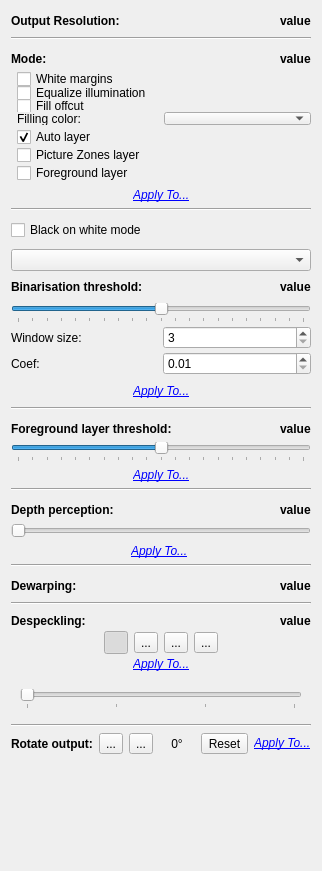
<?xml version="1.0" encoding="UTF-8"?>
<ui version="4.0">
 <class>OutputOptionsWidget</class>
 <widget class="QWidget" name="OutputOptionsWidget">
  <property name="geometry">
   <rect>
    <x>0</x>
    <y>0</y>
    <width>279</width>
    <height>871</height>
   </rect>
  </property>
  <property name="windowTitle">
   <string notr="true">Form</string>
  </property>
  <layout class="QVBoxLayout" name="verticalLayout_8">
   <item>
    <layout class="QHBoxLayout" name="horizontalLayout_15">
     <item>
      <widget class="QLabel" name="dpiLabel">
       <property name="font">
        <font>
         <weight>75</weight>
         <bold>true</bold>
        </font>
       </property>
       <property name="contextMenuPolicy">
        <enum>Qt::NoContextMenu</enum>
       </property>
       <property name="text">
        <string>Output Resolution:</string>
       </property>
       <property name="textFormat">
        <enum>Qt::RichText</enum>
       </property>
      </widget>
     </item>
     <item>
      <spacer name="horizontalSpacer_2">
       <property name="orientation">
        <enum>Qt::Horizontal</enum>
       </property>
       <property name="sizeHint" stdset="0">
        <size>
         <width>40</width>
         <height>20</height>
        </size>
       </property>
      </spacer>
     </item>
     <item>
      <widget class="QLabel" name="dpiValue">
       <property name="font">
        <font>
         <weight>75</weight>
         <bold>true</bold>
        </font>
       </property>
       <property name="text">
        <string notr="true">value</string>
       </property>
      </widget>
     </item>
    </layout>
   </item>
   <item>
    <widget class="Line" name="line_2">
     <property name="orientation">
      <enum>Qt::Horizontal</enum>
     </property>
    </widget>
   </item>
   <item>
    <widget class="QWidget" name="modePanel" native="true">
     <property name="sizePolicy">
      <sizepolicy hsizetype="Preferred" vsizetype="Preferred">
       <horstretch>0</horstretch>
       <verstretch>0</verstretch>
      </sizepolicy>
     </property>
     <property name="minimumSize">
      <size>
       <width>0</width>
       <height>168</height>
      </size>
     </property>
     <property name="maximumSize">
      <size>
       <width>16777215</width>
       <height>168</height>
      </size>
     </property>
     <layout class="QVBoxLayout" name="verticalLayout_6">
      <property name="spacing">
       <number>3</number>
      </property>
      <property name="leftMargin">
       <number>0</number>
      </property>
      <property name="topMargin">
       <number>3</number>
      </property>
      <property name="rightMargin">
       <number>0</number>
      </property>
      <property name="bottomMargin">
       <number>3</number>
      </property>
      <item>
       <layout class="QHBoxLayout" name="horizontalLayout_3">
        <item>
         <widget class="QLabel" name="modeLabel">
          <property name="font">
           <font>
            <weight>75</weight>
            <bold>true</bold>
           </font>
          </property>
          <property name="text">
           <string>Mode:</string>
          </property>
         </widget>
        </item>
        <item>
         <spacer name="horizontalSpacer_10">
          <property name="orientation">
           <enum>Qt::Horizontal</enum>
          </property>
          <property name="sizeHint" stdset="0">
           <size>
            <width>40</width>
            <height>20</height>
           </size>
          </property>
         </spacer>
        </item>
        <item>
         <widget class="QLabel" name="modeValue">
          <property name="font">
           <font>
            <weight>75</weight>
            <bold>true</bold>
           </font>
          </property>
          <property name="contextMenuPolicy">
           <enum>Qt::NoContextMenu</enum>
          </property>
          <property name="text">
           <string notr="true">value</string>
          </property>
          <property name="textFormat">
           <enum>Qt::RichText</enum>
          </property>
         </widget>
        </item>
       </layout>
      </item>
      <item>
       <widget class="QWidget" name="illuminationPanel" native="true">
        <layout class="QVBoxLayout" name="verticalLayout_3">
         <property name="spacing">
          <number>0</number>
         </property>
         <property name="leftMargin">
          <number>6</number>
         </property>
         <property name="topMargin">
          <number>0</number>
         </property>
         <property name="rightMargin">
          <number>0</number>
         </property>
         <property name="bottomMargin">
          <number>0</number>
         </property>
         <item>
          <widget class="QCheckBox" name="whiteMarginsCB">
           <property name="text">
            <string>White margins</string>
           </property>
          </widget>
         </item>
         <item>
          <widget class="QCheckBox" name="equalizeIlluminationCB">
           <property name="text">
            <string>Equalize illumination</string>
           </property>
          </widget>
         </item>
         <item>
          <widget class="QCheckBox" name="fillOffcutCB">
           <property name="text">
            <string>Fill offcut</string>
           </property>
          </widget>
         </item>
         <item>
          <layout class="QHBoxLayout" name="fillingColorLayout">
           <item>
            <widget class="QLabel" name="fillingColorLabel">
             <property name="text">
              <string>Filling color:</string>
             </property>
            </widget>
           </item>
           <item>
            <widget class="QComboBox" name="fillingColorSelector"/>
           </item>
          </layout>
         </item>
        </layout>
       </widget>
      </item>
      <item>
       <widget class="QWidget" name="layersPanel" native="true">
        <layout class="QVBoxLayout" name="verticalLayout_111">
         <property name="spacing">
          <number>0</number>
         </property>
         <property name="leftMargin">
          <number>6</number>
         </property>
         <property name="topMargin">
          <number>0</number>
         </property>
         <property name="rightMargin">
          <number>0</number>
         </property>
         <property name="bottomMargin">
          <number>0</number>
         </property>
         <item>
          <widget class="QCheckBox" name="autoLayerCB">
           <property name="text">
            <string>Auto layer</string>
           </property>
           <property name="checked">
            <bool>true</bool>
           </property>
          </widget>
         </item>
         <item>
          <widget class="QCheckBox" name="pictureZonesLayerCB">
           <property name="text">
            <string>Picture Zones layer</string>
           </property>
          </widget>
         </item>
         <item>
          <widget class="QCheckBox" name="foregroundLayerCB">
           <property name="text">
            <string>Foreground layer</string>
           </property>
          </widget>
         </item>
        </layout>
       </widget>
      </item>
      <item>
       <spacer name="verticalSpacer_2">
        <property name="orientation">
         <enum>Qt::Vertical</enum>
        </property>
        <property name="sizeHint" stdset="0">
         <size>
          <width>20</width>
          <height>40</height>
         </size>
        </property>
       </spacer>
      </item>
      <item>
       <layout class="QHBoxLayout" name="horizontalLayout_5">
        <item>
         <spacer name="horizontalSpacer_4">
          <property name="orientation">
           <enum>Qt::Horizontal</enum>
          </property>
          <property name="sizeHint" stdset="0">
           <size>
            <width>40</width>
            <height>20</height>
           </size>
          </property>
         </spacer>
        </item>
        <item>
         <widget class="QLabel" name="applyColorsButton">
          <property name="font">
           <font>
            <italic>true</italic>
           </font>
          </property>
          <property name="contextMenuPolicy">
           <enum>Qt::NoContextMenu</enum>
          </property>
          <property name="text">
           <string>&lt;a href=&quot;#&quot;&gt;Apply To...&lt;/a&gt;</string>
          </property>
          <property name="textFormat">
           <enum>Qt::RichText</enum>
          </property>
         </widget>
        </item>
        <item>
         <spacer name="horizontalSpacer_9">
          <property name="orientation">
           <enum>Qt::Horizontal</enum>
          </property>
          <property name="sizeHint" stdset="0">
           <size>
            <width>0</width>
            <height>20</height>
           </size>
          </property>
         </spacer>
        </item>
       </layout>
      </item>
      <item>
       <widget class="Line" name="line">
        <property name="orientation">
         <enum>Qt::Horizontal</enum>
        </property>
       </widget>
      </item>
     </layout>
    </widget>
   </item>
   <item>
    <widget class="QCheckBox" name="blackOnWhiteCB">
     <property name="toolTip">
      <string>Enable this option for a page with dark content on a light background. Disable it for a page with light content on a dark background.</string>
     </property>
     <property name="text">
      <string>Black on white mode</string>
     </property>
    </widget>
   </item>
   <item>
    <widget class="QWidget" name="widget" native="true">
     <property name="minimumSize">
      <size>
       <width>0</width>
       <height>164</height>
      </size>
     </property>
     <property name="maximumSize">
      <size>
       <width>16777215</width>
       <height>164</height>
      </size>
     </property>
     <layout class="QVBoxLayout" name="verticalLayout_7">
      <property name="spacing">
       <number>0</number>
      </property>
      <property name="leftMargin">
       <number>0</number>
      </property>
      <property name="topMargin">
       <number>0</number>
      </property>
      <property name="rightMargin">
       <number>0</number>
      </property>
      <property name="bottomMargin">
       <number>0</number>
      </property>
      <item>
       <widget class="QWidget" name="bwOptions" native="true">
        <layout class="QVBoxLayout" name="verticalLayout">
         <property name="spacing">
          <number>3</number>
         </property>
         <property name="leftMargin">
          <number>0</number>
         </property>
         <property name="topMargin">
          <number>3</number>
         </property>
         <property name="rightMargin">
          <number>0</number>
         </property>
         <property name="bottomMargin">
          <number>0</number>
         </property>
         <item>
          <widget class="QComboBox" name="thresholdMethodSelector"/>
         </item>
         <item>
          <layout class="QHBoxLayout" name="horizontalLayout_12">
           <item>
            <widget class="QLabel" name="label">
             <property name="font">
              <font>
               <weight>75</weight>
               <bold>true</bold>
              </font>
             </property>
             <property name="text">
              <string>Binarisation threshold:</string>
             </property>
            </widget>
           </item>
           <item>
            <spacer name="horizontalSpacer_6">
             <property name="orientation">
              <enum>Qt::Horizontal</enum>
             </property>
             <property name="sizeHint" stdset="0">
              <size>
               <width>40</width>
               <height>20</height>
              </size>
             </property>
            </spacer>
           </item>
           <item>
            <widget class="QLabel" name="thresholdLabel">
             <property name="font">
              <font>
               <weight>75</weight>
               <bold>true</bold>
              </font>
             </property>
             <property name="text">
              <string notr="true">value</string>
             </property>
            </widget>
           </item>
          </layout>
         </item>
         <item>
          <layout class="QHBoxLayout" name="horizontalLayout_4">
           <property name="spacing">
            <number>0</number>
           </property>
           <item>
            <widget class="QSlider" name="thresholdSlider">
             <property name="contextMenuPolicy">
              <enum>Qt::ActionsContextMenu</enum>
             </property>
             <property name="styleSheet">
              <string notr="true"/>
             </property>
             <property name="minimum">
              <number>-30</number>
             </property>
             <property name="maximum">
              <number>30</number>
             </property>
             <property name="singleStep">
              <number>1</number>
             </property>
             <property name="pageStep">
              <number>5</number>
             </property>
             <property name="tracking">
              <bool>true</bool>
             </property>
             <property name="orientation">
              <enum>Qt::Horizontal</enum>
             </property>
             <property name="invertedAppearance">
              <bool>false</bool>
             </property>
             <property name="invertedControls">
              <bool>false</bool>
             </property>
             <property name="tickPosition">
              <enum>QSlider::TicksBelow</enum>
             </property>
             <property name="tickInterval">
              <number>3</number>
             </property>
            </widget>
           </item>
          </layout>
         </item>
         <item>
          <layout class="QGridLayout" name="gridLayout">
           <item row="0" column="0">
            <widget class="QLabel" name="thresholdWindowSizeLabel">
             <property name="text">
              <string>Window size:</string>
             </property>
            </widget>
           </item>
           <item row="0" column="1">
            <widget class="QSpinBox" name="thresholdWindowSize">
             <property name="toolTip">
              <string>The dimensions of a pixel neighborhood to consider.</string>
             </property>
             <property name="minimum">
              <number>3</number>
             </property>
             <property name="maximum">
              <number>9999</number>
             </property>
            </widget>
           </item>
           <item row="1" column="0">
            <widget class="QLabel" name="thresholdCoefLabel">
             <property name="text">
              <string>Coef:</string>
             </property>
            </widget>
           </item>
           <item row="1" column="1">
            <widget class="QDoubleSpinBox" name="thresholdCoef">
             <property name="toolTip">
              <string>Default value is 0.34.</string>
             </property>
             <property name="minimum">
              <double>0.01</double>
             </property>
             <property name="maximum">
              <double>9.99</double>
             </property>
             <property name="singleStep">
              <double>0.01</double>
             </property>
            </widget>
           </item>
          </layout>
         </item>
         <item>
          <layout class="QHBoxLayout" name="horizontalLayout_7">
           <property name="spacing">
            <number>0</number>
           </property>
           <item>
            <spacer name="horizontalSpacer_5">
             <property name="orientation">
              <enum>Qt::Horizontal</enum>
             </property>
             <property name="sizeHint" stdset="0">
              <size>
               <width>40</width>
               <height>20</height>
              </size>
             </property>
            </spacer>
           </item>
           <item>
            <widget class="QLabel" name="applyThresholdButton">
             <property name="font">
              <font>
               <italic>true</italic>
              </font>
             </property>
             <property name="contextMenuPolicy">
              <enum>Qt::NoContextMenu</enum>
             </property>
             <property name="text">
              <string>&lt;a href=&quot;#&quot;&gt;Apply To...&lt;/a&gt;</string>
             </property>
             <property name="textFormat">
              <enum>Qt::RichText</enum>
             </property>
            </widget>
           </item>
           <item>
            <spacer name="horizontalSpacer_7">
             <property name="orientation">
              <enum>Qt::Horizontal</enum>
             </property>
             <property name="sizeHint" stdset="0">
              <size>
               <width>40</width>
               <height>20</height>
              </size>
             </property>
            </spacer>
           </item>
          </layout>
         </item>
         <item>
          <widget class="Line" name="line_3">
           <property name="orientation">
            <enum>Qt::Horizontal</enum>
           </property>
          </widget>
         </item>
        </layout>
       </widget>
      </item>
     </layout>
    </widget>
   </item>
   <item>
    <widget class="QWidget" name="bwForegroundOptions" native="true">
     <layout class="QVBoxLayout" name="verticalLayout_4">
      <property name="spacing">
       <number>3</number>
      </property>
      <property name="leftMargin">
       <number>0</number>
      </property>
      <property name="topMargin">
       <number>3</number>
      </property>
      <property name="rightMargin">
       <number>0</number>
      </property>
      <property name="bottomMargin">
       <number>0</number>
      </property>
      <item>
       <layout class="QHBoxLayout" name="horizontalLayout_13">
        <item>
         <widget class="QLabel" name="label_2">
          <property name="font">
           <font>
            <weight>75</weight>
            <bold>true</bold>
           </font>
          </property>
          <property name="text">
           <string>Foreground layer threshold:</string>
          </property>
         </widget>
        </item>
        <item>
         <spacer name="horizontalSpacer_16">
          <property name="orientation">
           <enum>Qt::Horizontal</enum>
          </property>
          <property name="sizeHint" stdset="0">
           <size>
            <width>40</width>
            <height>20</height>
           </size>
          </property>
         </spacer>
        </item>
        <item>
         <widget class="QLabel" name="thresholdForegroundLabel">
          <property name="font">
           <font>
            <weight>75</weight>
            <bold>true</bold>
           </font>
          </property>
          <property name="text">
           <string notr="true">value</string>
          </property>
         </widget>
        </item>
       </layout>
      </item>
      <item>
       <layout class="QHBoxLayout" name="horizontalLayout_8">
        <property name="spacing">
         <number>0</number>
        </property>
        <item>
         <widget class="QSlider" name="thresholdForegroundSlider">
          <property name="contextMenuPolicy">
           <enum>Qt::ActionsContextMenu</enum>
          </property>
          <property name="styleSheet">
           <string notr="true"/>
          </property>
          <property name="minimum">
           <number>-30</number>
          </property>
          <property name="maximum">
           <number>30</number>
          </property>
          <property name="singleStep">
           <number>1</number>
          </property>
          <property name="pageStep">
           <number>5</number>
          </property>
          <property name="tracking">
           <bool>true</bool>
          </property>
          <property name="orientation">
           <enum>Qt::Horizontal</enum>
          </property>
          <property name="invertedAppearance">
           <bool>false</bool>
          </property>
          <property name="invertedControls">
           <bool>false</bool>
          </property>
          <property name="tickPosition">
           <enum>QSlider::TicksBelow</enum>
          </property>
          <property name="tickInterval">
           <number>3</number>
          </property>
         </widget>
        </item>
       </layout>
      </item>
      <item>
       <layout class="QHBoxLayout" name="horizontalLayout_14">
        <property name="spacing">
         <number>0</number>
        </property>
        <item>
         <spacer name="horizontalSpacer_17">
          <property name="orientation">
           <enum>Qt::Horizontal</enum>
          </property>
          <property name="sizeHint" stdset="0">
           <size>
            <width>40</width>
            <height>20</height>
           </size>
          </property>
         </spacer>
        </item>
        <item>
         <widget class="QLabel" name="applyForegroundThresholdButton">
          <property name="font">
           <font>
            <italic>true</italic>
           </font>
          </property>
          <property name="contextMenuPolicy">
           <enum>Qt::NoContextMenu</enum>
          </property>
          <property name="text">
           <string>&lt;a href=&quot;#&quot;&gt;Apply To...&lt;/a&gt;</string>
          </property>
          <property name="textFormat">
           <enum>Qt::RichText</enum>
          </property>
         </widget>
        </item>
        <item>
         <spacer name="horizontalSpacer_18">
          <property name="orientation">
           <enum>Qt::Horizontal</enum>
          </property>
          <property name="sizeHint" stdset="0">
           <size>
            <width>40</width>
            <height>20</height>
           </size>
          </property>
         </spacer>
        </item>
       </layout>
      </item>
      <item>
       <widget class="Line" name="line_6">
        <property name="orientation">
         <enum>Qt::Horizontal</enum>
        </property>
       </widget>
      </item>
     </layout>
    </widget>
   </item>
   <item>
    <widget class="QWidget" name="depthPerceptionPanel" native="true">
     <layout class="QVBoxLayout" name="verticalLayout_2">
      <property name="spacing">
       <number>3</number>
      </property>
      <property name="leftMargin">
       <number>0</number>
      </property>
      <property name="topMargin">
       <number>3</number>
      </property>
      <property name="rightMargin">
       <number>0</number>
      </property>
      <property name="bottomMargin">
       <number>3</number>
      </property>
      <item>
       <layout class="QHBoxLayout" name="horizontalLayout_17">
        <item>
         <widget class="QLabel" name="depthPerceptionLabel">
          <property name="font">
           <font>
            <weight>75</weight>
            <bold>true</bold>
           </font>
          </property>
          <property name="text">
           <string>Depth perception:</string>
          </property>
         </widget>
        </item>
        <item>
         <spacer name="horizontalSpacer_8">
          <property name="orientation">
           <enum>Qt::Horizontal</enum>
          </property>
          <property name="sizeHint" stdset="0">
           <size>
            <width>40</width>
            <height>20</height>
           </size>
          </property>
         </spacer>
        </item>
        <item>
         <widget class="QLabel" name="depthPerceptionValue">
          <property name="font">
           <font>
            <weight>75</weight>
            <bold>true</bold>
           </font>
          </property>
          <property name="text">
           <string notr="true">value</string>
          </property>
         </widget>
        </item>
       </layout>
      </item>
      <item>
       <layout class="QHBoxLayout" name="horizontalLayout_16">
        <item>
         <widget class="QSlider" name="depthPerceptionSlider">
          <property name="contextMenuPolicy">
           <enum>Qt::ActionsContextMenu</enum>
          </property>
          <property name="minimum">
           <number>10</number>
          </property>
          <property name="maximum">
           <number>30</number>
          </property>
          <property name="pageStep">
           <number>5</number>
          </property>
          <property name="value">
           <number>10</number>
          </property>
          <property name="orientation">
           <enum>Qt::Horizontal</enum>
          </property>
         </widget>
        </item>
       </layout>
      </item>
      <item>
       <layout class="QHBoxLayout" name="horizontalLayout_10">
        <item>
         <spacer name="horizontalSpacer_13">
          <property name="orientation">
           <enum>Qt::Horizontal</enum>
          </property>
          <property name="sizeHint" stdset="0">
           <size>
            <width>40</width>
            <height>20</height>
           </size>
          </property>
         </spacer>
        </item>
        <item>
         <widget class="QLabel" name="applyDepthPerception">
          <property name="font">
           <font>
            <italic>true</italic>
           </font>
          </property>
          <property name="contextMenuPolicy">
           <enum>Qt::NoContextMenu</enum>
          </property>
          <property name="text">
           <string>&lt;a href=&quot;#&quot;&gt;Apply To...&lt;/a&gt;</string>
          </property>
          <property name="textFormat">
           <enum>Qt::RichText</enum>
          </property>
         </widget>
        </item>
        <item>
         <spacer name="horizontalSpacer_3">
          <property name="orientation">
           <enum>Qt::Horizontal</enum>
          </property>
          <property name="sizeHint" stdset="0">
           <size>
            <width>40</width>
            <height>20</height>
           </size>
          </property>
         </spacer>
        </item>
        <item>
         <widget class="Line" name="line_4">
          <property name="orientation">
           <enum>Qt::Horizontal</enum>
          </property>
         </widget>
        </item>
       </layout>
      </item>
      <item>
       <widget class="Line" name="line_7">
        <property name="orientation">
         <enum>Qt::Horizontal</enum>
        </property>
       </widget>
      </item>
     </layout>
    </widget>
   </item>
   <item>
    <layout class="QHBoxLayout" name="horizontalLayout_11">
     <item>
      <widget class="QLabel" name="dewarpingLabel">
       <property name="font">
        <font>
         <weight>75</weight>
         <bold>true</bold>
        </font>
       </property>
       <property name="text">
        <string>Dewarping:</string>
       </property>
      </widget>
     </item>
     <item>
      <spacer name="horizontalSpacer_20">
       <property name="orientation">
        <enum>Qt::Horizontal</enum>
       </property>
       <property name="sizeHint" stdset="0">
        <size>
         <width>0</width>
         <height>20</height>
        </size>
       </property>
      </spacer>
     </item>
     <item>
      <widget class="QLabel" name="dewarpingStatusLabel">
       <property name="font">
        <font>
         <weight>75</weight>
         <bold>true</bold>
        </font>
       </property>
       <property name="contextMenuPolicy">
        <enum>Qt::NoContextMenu</enum>
       </property>
       <property name="text">
        <string notr="true">value</string>
       </property>
       <property name="textFormat">
        <enum>Qt::RichText</enum>
       </property>
      </widget>
     </item>
    </layout>
   </item>
   <item>
    <widget class="Line" name="line_5">
     <property name="orientation">
      <enum>Qt::Horizontal</enum>
     </property>
    </widget>
   </item>
   <item>
    <widget class="QWidget" name="despecklingPanel" native="true">
     <layout class="QVBoxLayout" name="verticalLayout_5">
      <property name="spacing">
       <number>0</number>
      </property>
      <property name="leftMargin">
       <number>0</number>
      </property>
      <property name="topMargin">
       <number>0</number>
      </property>
      <property name="rightMargin">
       <number>0</number>
      </property>
      <property name="bottomMargin">
       <number>0</number>
      </property>
      <item>
       <layout class="QHBoxLayout" name="horizontalLayout_6">
        <item>
         <widget class="QLabel" name="despeckleLabel">
          <property name="font">
           <font>
            <weight>75</weight>
            <bold>true</bold>
           </font>
          </property>
          <property name="text">
           <string>Despeckling:</string>
          </property>
         </widget>
        </item>
        <item>
         <spacer name="horizontalSpacer">
          <property name="orientation">
           <enum>Qt::Horizontal</enum>
          </property>
          <property name="sizeHint" stdset="0">
           <size>
            <width>40</width>
            <height>20</height>
           </size>
          </property>
         </spacer>
        </item>
        <item>
         <widget class="QLabel" name="despeckleValue">
          <property name="font">
           <font>
            <weight>75</weight>
            <bold>true</bold>
           </font>
          </property>
          <property name="text">
           <string notr="true">value</string>
          </property>
         </widget>
        </item>
       </layout>
      </item>
      <item>
       <layout class="QHBoxLayout" name="horizontalLayout">
        <property name="spacing">
         <number>6</number>
        </property>
        <item>
         <spacer name="horizontalSpacer_11">
          <property name="orientation">
           <enum>Qt::Horizontal</enum>
          </property>
          <property name="sizeHint" stdset="0">
           <size>
            <width>40</width>
            <height>20</height>
           </size>
          </property>
         </spacer>
        </item>
        <item>
         <widget class="QToolButton" name="despeckleOffBtn">
          <property name="statusTip">
           <string>No despeckling</string>
          </property>
          <property name="text">
           <string notr="true"/>
          </property>
          <property name="iconSize">
           <size>
            <width>16</width>
            <height>16</height>
           </size>
          </property>
          <property name="checkable">
           <bool>true</bool>
          </property>
          <property name="checked">
           <bool>true</bool>
          </property>
          <property name="autoExclusive">
           <bool>true</bool>
          </property>
         </widget>
        </item>
        <item>
         <widget class="QToolButton" name="despeckleCautiousBtn">
          <property name="statusTip">
           <string>Cautious despeckling</string>
          </property>
          <property name="text">
           <string notr="true">...</string>
          </property>
          <property name="icon">
           <iconset resource="../../../../app/resources/resources.qrc">
            <normaloff>:/icons/despeckle-cautious.png.png</normaloff>:/icons/despeckle-cautious.png.png</iconset>
          </property>
          <property name="iconSize">
           <size>
            <width>16</width>
            <height>16</height>
           </size>
          </property>
          <property name="checkable">
           <bool>true</bool>
          </property>
          <property name="autoExclusive">
           <bool>true</bool>
          </property>
         </widget>
        </item>
        <item>
         <widget class="QToolButton" name="despeckleNormalBtn">
          <property name="statusTip">
           <string>Normal despeckling</string>
          </property>
          <property name="text">
           <string notr="true">...</string>
          </property>
          <property name="icon">
           <iconset resource="../../../../app/resources/resources.qrc">
            <normaloff>:/icons/despeckle-normal.png.png</normaloff>:/icons/despeckle-normal.png.png</iconset>
          </property>
          <property name="iconSize">
           <size>
            <width>16</width>
            <height>16</height>
           </size>
          </property>
          <property name="checkable">
           <bool>true</bool>
          </property>
          <property name="autoExclusive">
           <bool>true</bool>
          </property>
         </widget>
        </item>
        <item>
         <widget class="QToolButton" name="despeckleAggressiveBtn">
          <property name="statusTip">
           <string>Aggressive despeckling</string>
          </property>
          <property name="text">
           <string notr="true">...</string>
          </property>
          <property name="icon">
           <iconset resource="../../../../app/resources/resources.qrc">
            <normaloff>:/icons/despeckle-aggressive.png.png</normaloff>:/icons/despeckle-aggressive.png.png</iconset>
          </property>
          <property name="iconSize">
           <size>
            <width>16</width>
            <height>16</height>
           </size>
          </property>
          <property name="checkable">
           <bool>true</bool>
          </property>
          <property name="autoExclusive">
           <bool>true</bool>
          </property>
         </widget>
        </item>
        <item>
         <spacer name="horizontalSpacer_12">
          <property name="orientation">
           <enum>Qt::Horizontal</enum>
          </property>
          <property name="sizeHint" stdset="0">
           <size>
            <width>40</width>
            <height>20</height>
           </size>
          </property>
         </spacer>
        </item>
       </layout>
      </item>
      <item>
       <layout class="QHBoxLayout" name="horizontalLayout_9">
        <item>
         <spacer name="horizontalSpacer_14">
          <property name="orientation">
           <enum>Qt::Horizontal</enum>
          </property>
          <property name="sizeHint" stdset="0">
           <size>
            <width>40</width>
            <height>20</height>
           </size>
          </property>
         </spacer>
        </item>
        <item>
         <widget class="QLabel" name="applyDespeckleButton">
          <property name="font">
           <font>
            <italic>true</italic>
           </font>
          </property>
          <property name="contextMenuPolicy">
           <enum>Qt::NoContextMenu</enum>
          </property>
          <property name="text">
           <string>&lt;a href=&quot;#&quot;&gt;Apply To...&lt;/a&gt;</string>
          </property>
          <property name="textFormat">
           <enum>Qt::RichText</enum>
          </property>
         </widget>
        </item>
        <item>
         <spacer name="horizontalSpacer_15">
          <property name="orientation">
           <enum>Qt::Horizontal</enum>
          </property>
          <property name="sizeHint" stdset="0">
           <size>
            <width>0</width>
            <height>20</height>
           </size>
          </property>
         </spacer>
        </item>
       </layout>
      </item>
     </layout>
    </widget>
   </item>
   <item>
    <widget class="QWidget" name="despeckleSliderPanel" native="true">
     <property name="contextMenuPolicy">
      <enum>Qt::ActionsContextMenu</enum>
     </property>
     <layout class="QHBoxLayout" name="horizontalLayout_2">
      <item>
       <widget class="QSlider" name="despeckleSlider">
        <property name="minimum">
         <number>0</number>
        </property>
        <property name="maximum">
         <number>3</number>
        </property>
        <property name="pageStep">
         <number>1</number>
        </property>
        <property name="orientation">
         <enum>Qt::Horizontal</enum>
        </property>
        <property name="tickPosition">
         <enum>QSlider::TicksBelow</enum>
        </property>
        <property name="tickInterval">
         <number>1</number>
        </property>
       </widget>
      </item>
     </layout>
    </widget>
   </item>
   <item>
    <widget class="Line" name="lineOutputRotation">
     <property name="orientation">
      <enum>Qt::Horizontal</enum>
     </property>
    </widget>
   </item>
   <item>
    <widget class="QWidget" name="outputRotationPanel" native="true">
     <property name="toolTip">
      <string>Turns only the final output image, for example a table that is printed sideways. The other stages keep the book orientation.</string>
     </property>
     <layout class="QHBoxLayout" name="outputRotationLayout">
      <property name="leftMargin">
       <number>0</number>
      </property>
      <property name="topMargin">
       <number>0</number>
      </property>
      <property name="rightMargin">
       <number>0</number>
      </property>
      <property name="bottomMargin">
       <number>0</number>
      </property>
      <item>
       <widget class="QLabel" name="outputRotationLabel">
        <property name="font">
         <font>
          <weight>75</weight>
          <bold>true</bold>
         </font>
        </property>
        <property name="text">
         <string>Rotate output:</string>
        </property>
       </widget>
      </item>
      <item>
       <spacer name="outputRotationSpacer">
        <property name="orientation">
         <enum>Qt::Horizontal</enum>
        </property>
        <property name="sizeHint" stdset="0">
         <size>
          <width>0</width>
          <height>20</height>
         </size>
        </property>
       </spacer>
      </item>
      <item>
       <widget class="QToolButton" name="outputRotateLeftBtn">
        <property name="toolTip">
         <string>Rotate the output 90° counterclockwise</string>
        </property>
        <property name="text">
         <string notr="true">...</string>
        </property>
        <property name="icon">
         <iconset resource="../../../../app/resources/resources.qrc">
          <normaloff>:/icons/object-rotate-left.png</normaloff>:/icons/object-rotate-left.png</iconset>
        </property>
        <property name="iconSize">
         <size>
          <width>24</width>
          <height>24</height>
         </size>
        </property>
       </widget>
      </item>
      <item>
       <widget class="QToolButton" name="outputRotateRightBtn">
        <property name="toolTip">
         <string>Rotate the output 90° clockwise</string>
        </property>
        <property name="text">
         <string notr="true">...</string>
        </property>
        <property name="icon">
         <iconset resource="../../../../app/resources/resources.qrc">
          <normaloff>:/icons/object-rotate-right.png</normaloff>:/icons/object-rotate-right.png</iconset>
        </property>
        <property name="iconSize">
         <size>
          <width>24</width>
          <height>24</height>
         </size>
        </property>
       </widget>
      </item>
      <item>
       <widget class="QLabel" name="outputRotationValue">
        <property name="minimumSize">
         <size>
          <width>36</width>
          <height>0</height>
         </size>
        </property>
        <property name="text">
         <string notr="true">0°</string>
        </property>
        <property name="alignment">
         <set>Qt::AlignCenter</set>
        </property>
       </widget>
      </item>
      <item>
       <widget class="QToolButton" name="outputRotationResetBtn">
        <property name="text">
         <string>Reset</string>
        </property>
       </widget>
      </item>
      <item>
       <widget class="QLabel" name="outputRotationApplyButton">
        <property name="font">
         <font>
          <italic>true</italic>
         </font>
        </property>
        <property name="contextMenuPolicy">
         <enum>Qt::NoContextMenu</enum>
        </property>
        <property name="text">
         <string>&lt;a href=&quot;#&quot;&gt;Apply To...&lt;/a&gt;</string>
        </property>
        <property name="textFormat">
         <enum>Qt::RichText</enum>
        </property>
       </widget>
      </item>
     </layout>
    </widget>
   </item>
   <item>
    <spacer name="verticalSpacer">
     <property name="orientation">
      <enum>Qt::Vertical</enum>
     </property>
     <property name="sizeHint" stdset="0">
      <size>
       <width>20</width>
       <height>41</height>
      </size>
     </property>
    </spacer>
   </item>
  </layout>
  <action name="actionModeBW">
   <property name="text">
    <string>&amp;Black and White</string>
   </property>
  </action>
  <action name="actionModeColorOrGrayscale">
   <property name="text">
    <string>&amp;Color / Grayscale</string>
   </property>
  </action>
  <action name="actionModeMixed">
   <property name="text">
    <string>&amp;Mixed</string>
   </property>
  </action>
  <action name="actionReset_to_default_value">
   <property name="text">
    <string>&amp;Reset to default value</string>
   </property>
  </action>
  <action name="actionReset_to_default_value_foeground">
   <property name="text">
    <string>&amp;Reset to default value</string>
   </property>
  </action>
  <action name="actionactionDespeckleOff">
   <property name="text">
    <string notr="true">actionDespeckleOff</string>
   </property>
  </action>
  <action name="actionactionDespeckleCautious">
   <property name="text">
    <string notr="true">actionDespeckleCautious</string>
   </property>
  </action>
  <action name="actionactionDespeckleNormal">
   <property name="text">
    <string notr="true">actionDespeckleNormal</string>
   </property>
  </action>
  <action name="actionactionDespeckleAggressive">
   <property name="text">
    <string notr="true">actionDespeckleAggressive</string>
   </property>
  </action>
 </widget>
 <resources>
  <include location="../../../../app/resources/resources.qrc"/>
 </resources>
 <connections/>
</ui>
